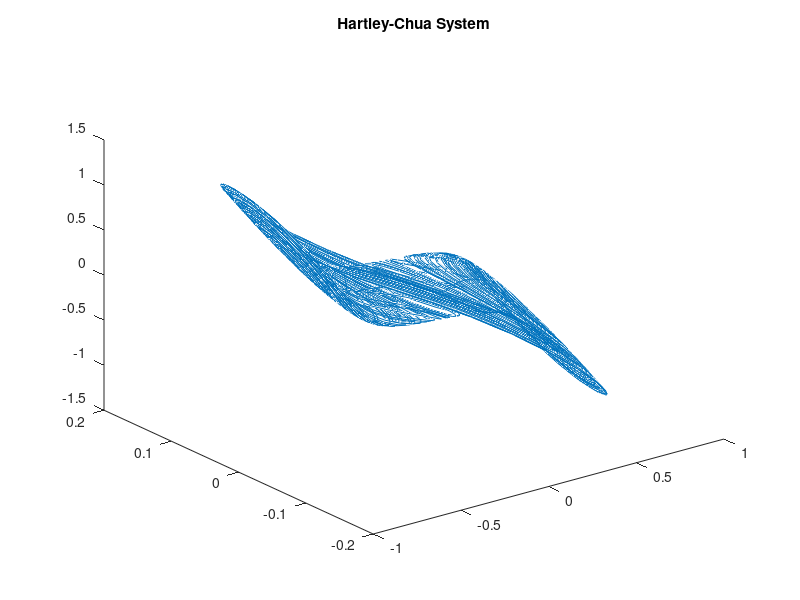

Write the MATLAB code that produced this figure. (Note: this script raises an error after producing the figure.)
% System Simuation Final: Problem 2
% Written by Josh Humphrey

clear
N = 10000;
T = 0.1;
period = 10;
t = linspace(0,period,N);
x_Hartley = zeros(0,N);
y_Hartley = zeros(0,N);
z_Hartley = zeros(0,N);
x_Chua = zeros(0,N);
y_Chua = zeros(0,N);
z_Chua = zeros(0,N);
% Initial Conditions and Declarations
alpha = 10;
x_Hartley(1) = sqrt(2)/10;
x_Chua(1) = sqrt(2)/10;
y_Hartley(1) = 0;
y_Chua(1) = 0;
z_Hartley(1) = -sqrt(2)/10;
z_Chua(1) = -sqrt(2)/10;

% Simulate Hartley's System:
for k = 1:(N-1)
    XK1 = alpha*(y_Hartley(k)+((x_Hartley(k)-2*(x_Hartley(k).^3))/7));
    YK1 = x_Hartley(k)-y_Hartley(k)+z_Hartley(k);
    ZK1 = (-100/7)*y_Hartley(k);
    
    MidX1 = x_Hartley(k)+(T/2)*XK1;
    MidY1 = y_Hartley(k)+(T/2)*YK1;
    MidZ1 = z_Hartley(k)+(T/2)*ZK1;
    
    XK2 = alpha*(MidY1+((MidX1-2*(MidX1.^3))/7));
    YK2 = MidX1-MidY1+MidZ1;
    ZK2 = (-100/7)*MidY1;
    
    MidX2 = x_Hartley(k)+(T/2)*XK2;
    MidY2 = y_Hartley(k)+(T/2)*YK2;
    MidZ2 = z_Hartley(k)+(T/2)*ZK2;
    
    XK3 = alpha*(MidY2+((MidX2-2*(MidX2.^3))/7));
    YK3 = MidX2-MidY2+MidZ2;
    ZK3 = (-100/7)*MidY2;
    
    MidX3 = x_Hartley(k)+(T)*XK3;
    MidY3 = y_Hartley(k)+(T)*YK3;
    MidZ3 = z_Hartley(k)+(T)*ZK3;
    
    XK4 = alpha*(MidY3+((MidX3-2*(MidX3.^3))/7));
    YK4 = MidX3-MidY3+MidZ3;
    ZK4 = (-100/7)*MidY3;
    
    x_Hartley(k+1) = x_Hartley(k)+(T/6)*(XK1+2*XK2+2*XK3+XK4);
    y_Hartley(k+1) = y_Hartley(k)+(T/6)*(YK1+2*YK2+2*YK3+YK4);
    z_Hartley(k+1) = z_Hartley(k)+(T/6)*(ZK1+2*ZK2+2*ZK3+ZK4);
end

figure(1)
plot3(x_Hartley,y_Hartley,z_Hartley)
title('Hartley-Chua System')

% Simulate Chua's System:
for k = 1:(N-1)
    XK1 = alpha*(y_Chua(k)-g(x_Chua(k)));
    YK1 = x_Chua(k)-y_Chua(k)+z_Chua(k);
    ZK1 = (-100/7)*y_Chua(k);
    
    MidX1 = x_Chua(k)+(T/2)*XK1;
    MidY1 = y_Chua(k)+(T/2)*YK1;
    MidZ1 = z_Chua(k)+(T/2)*ZK1;
    
    XK2 = alpha*(MidY1-g(MidX1));
    YK2 = MidX1-MidY1+MidZ1;
    ZK2 = (-100/7)*MidY1;
    
    MidX2 = x_Chua(k)+(T/2)*XK2;
    MidY2 = y_Chua(k)+(T/2)*YK2;
    MidZ2 = z_Chua(k)+(T/2)*ZK2;
    
    XK3 = alpha*(MidY2-g(MidX2));
    YK3 = MidX2-MidY2+MidZ2;
    ZK3 = (-100/7)*MidY2;
    
    MidX3 = x_Chua(k)+(T)*XK3;
    MidY3 = y_Chua(k)+(T)*YK3;
    MidZ3 = z_Chua(k)+(T)*ZK3;
    
    XK4 = alpha*(MidY3-g(MidX3));
    YK4 = MidX3-MidY3+MidZ3;
    ZK4 = (-100/7)*MidY3;
    
    x_Chua(k+1) = x_Chua(k)+(T/6)*(XK1+2*XK2+2*XK3+XK4);
    y_Chua(k+1) = y_Chua(k)+(T/6)*(YK1+2*YK2+2*YK3+YK4);
    z_Chua(k+1) = z_Chua(k)+(T/6)*(ZK1+2*ZK2+2*ZK3+ZK4);
end

figure(2)
plot3(x_Chua,y_Chua,z_Chua)
title('Chua System')

% figure(3)
% grid on
% hold on
% plot(t,x_Hartley)
% plot(t,x_Chua)
% title('Hartley vs. Chua: X Values')
% legend('Hartley','Chua')
% hold off
% 
% figure(4)
% grid on
% hold on
% plot(t,y_Hartley)
% plot(t,y_Chua)
% title('Hartley vs. Chua: Y Values')
% legend('Hartley','Chua')
% hold off
% 
% figure(5)
% grid on
% hold on
% plot(t,z_Hartley)
% plot(t,z_Chua)
% title('Hartley vs. Chua: Z Values')
% legend('Hartley','Chua')
% hold off
